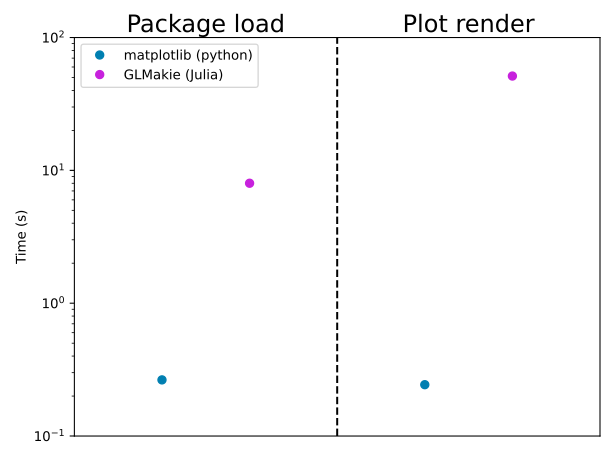

Recreate this plot in Julia.
using PyPlot: PyPlot, plt
include("colors.jl")

pyload = 0.264645543997176
pyshow = 0.2434947479996481

# Julia 1.7
glmakieload = 7.999846
glmakieshow = 51.294211864471436

ylim = (0.1, 100)

fig, ax = plt.subplots()
ax.semilogy([1,4], [pyload, pyshow]; linestyle="", marker="o", label="matplotlib (python)", color=language_colors["python"])
ax.semilogy([2,5], [glmakieload, glmakieshow]; linestyle="", marker="o", label="GLMakie (Julia)", color=language_colors["Julia"])
ax.set_ylim(ylim)
ax.set_xlim((0, 6))
ax.set_ylabel("Time (s)")
ax.vlines(3, ylim...; linestyles="dashed", color="black")

ax.text(1.5, 110, "Package load"; horizontalalignment="center", fontsize=18)
ax.text(4.5, 110, "Plot render"; horizontalalignment="center", fontsize=18)

ax.legend()

ax.set_xticks([])
fig.tight_layout()
fig.savefig("makie_latency.svg")
